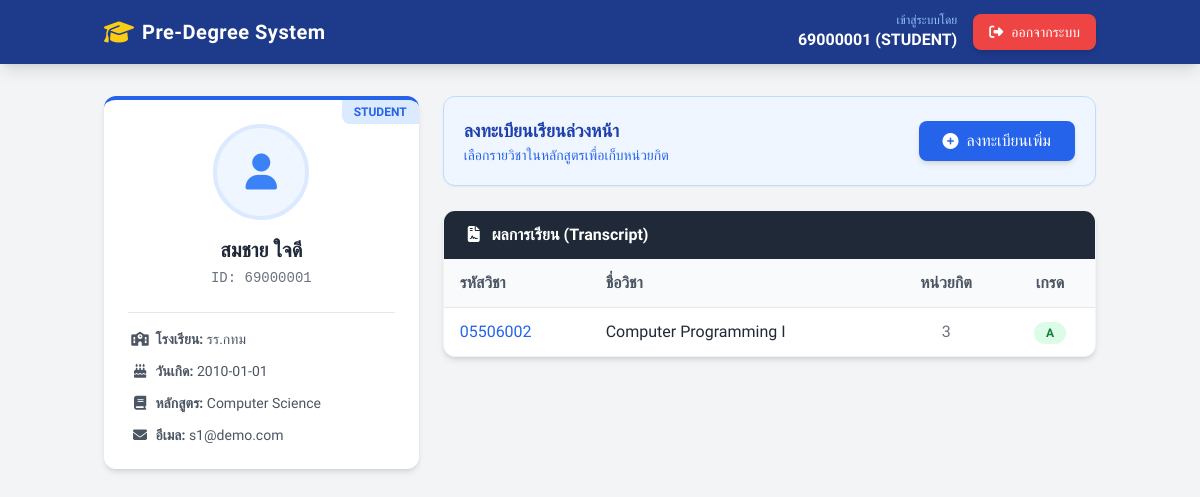
/student/profile (signed in), run on the app's committed database.
### tables this page shows
CREATE TABLE students (
    id TEXT PRIMARY KEY, -- รหัส 8 หลัก เริ่มต้น 69xxxxxx
    prefix TEXT NOT NULL,
    first_name TEXT NOT NULL,
    last_name TEXT NOT NULL,
    dob DATE NOT NULL,   -- ใช้คำนวณอายุ (ข้อ 4: ต้อง >= 15 ปี)
    school TEXT NOT NULL,
    email TEXT NOT NULL,
    curriculum_id TEXT NOT NULL,
    password TEXT DEFAULT '1234' -- รหัสผ่านเบื้องต้น
);

CREATE TABLE registered_subjects (
    student_id TEXT NOT NULL,
    subject_id TEXT NOT NULL,
    grade TEXT CHECK (grade IN ('A', 'B+', 'B', 'C+', 'C', 'D+', 'D', 'F', NULL)),
    PRIMARY KEY (student_id, subject_id),
    FOREIGN KEY (student_id) REFERENCES students (id),
    FOREIGN KEY (subject_id) REFERENCES subjects (id)
);

CREATE TABLE subjects (
    id TEXT PRIMARY KEY, -- รหัส 8 หลัก เริ่ม 0550 (คณะ) หรือ 9069 (GenEd)
    name TEXT NOT NULL,
    credit INTEGER NOT NULL CHECK (credit > 0),
    instructor TEXT NOT NULL,
    prerequisite_id TEXT -- รหัสวิชาบังคับก่อน (ถ้ามี)
);

### app.py (the view)
@app.route('/student/profile')
def student_profile():
    if session.get('user_type') != 'student': return redirect(url_for('login'))
    target_id = request.args.get('id', session['user_id'])
    if session['user_type'] == 'student' and target_id != session['user_id']:
        return "Unauthorized Access", 403
    conn = get_db_connection()
    student = conn.execute('SELECT * FROM students WHERE id = ?', (target_id,)).fetchone()
    registered = conn.execute('''
        SELECT s.id, s.name, s.credit, r.grade
        FROM registered_subjects r
        JOIN subjects s ON r.subject_id = s.id
        WHERE r.student_id = ?
    ''', (target_id,)).fetchall()
    curriculum = conn.execute('SELECT DISTINCT curriculum_name FROM subject_structure WHERE curriculum_id = ?',
                              (student['curriculum_id'],)).fetchone()
    conn.close()
    return render_template('student_profile.html', student=student, registered=registered, curriculum=curriculum)

### models.py (called while the page is built)
def get_db_connection():
    conn = sqlite3.connect(DB_NAME)
    conn.row_factory = sqlite3.Row
    return conn

### templates/student_profile.html (shortened to what this page needs)
{% extends "layout.html" %}
{% block content %}
<div class="grid grid-cols-1 md:grid-cols-3 gap-6">
    <div class="md:col-span-1">
        <div class="bg-white p-6 rounded-xl shadow-md text-center border-t-4 border-blue-600 relative overflow-hidden">
            <div class="absolute top-0 right-0 bg-blue-100 text-blue-600 px-3 py-1 rounded-bl-lg text-xs font-bold">STUDENT</div>
            <div class="w-24 h-24 bg-blue-50 rounded-full mx-auto flex items-center justify-center mb-4 border-4 border-blue-100">
                <i class="fa-solid fa-user text-4xl text-blue-500"></i>
            </div>
            <h3 class="text-xl font-bold text-gray-800 mb-1">{{ student.first_name }} {{ student.last_name }}</h3>
            <p class="text-gray-500 mb-6 font-mono text-sm">ID: {{ student.id }}</p>
            <div class="text-left space-y-3 text-sm border-t pt-4 text-gray-600">
                <p><i class="fa-solid fa-school w-6 text-center"></i> <strong>โรงเรียน:</strong> {{ student.school }}</p>
                <p><i class="fa-solid fa-cake-candles w-6 text-center"></i> <strong>วันเกิด:</strong> {{ student.dob }}</p>
                <p><i class="fa-solid fa-book w-6 text-center"></i> <strong>หลักสูตร:</strong> {{ curriculum.curriculum_name }}</p>
                <p><i class="fa-solid fa-envelope w-6 text-center"></i> <strong>อีเมล:</strong> {{ student.email }}</p>
            </div>
        </div>
    </div>
    <div class="md:col-span-2 space-y-6">
        {% if session.user_type == 'student' %}
        <div class="bg-blue-50 p-5 rounded-xl border border-blue-200 flex flex-col sm:flex-row justify-between items-center gap-4 shadow-sm">
            <div>
                <h4 class="font-bold text-blue-800 text-lg">ลงทะเบียนเรียนล่วงหน้า</h4>
                <p class="text-sm text-blue-600">เลือกรายวิชาในหลักสูตรเพื่อเก็บหน่วยกิต</p>
            </div>
            <a href="{{ url_for('register') }}" class="bg-blue-600 text-white px-6 py-2 rounded-lg hover:bg-blue-700 shadow-md transition flex items-center gap-2">
                <i class="fa-solid fa-plus-circle"></i> ลงทะเบียนเพิ่ม
            </a>
        </div>
        {% endif %}
        <div class="bg-white rounded-xl shadow-md overflow-hidden border border-gray-100">
            <div class="bg-gray-800 text-white px-6 py-3 flex justify-between items-center">
                <h4 class="font-bold"><i class="fa-solid fa-file-contract mr-2"></i> ผลการเรียน (Transcript)</h4>
            </div>
            <div class="p-0">
                <table class="min-w-full">
                    <thead class="bg-gray-50 border-b">
                        <tr>
                            <th class="py-3 px-4 text-left font-semibold text-gray-600">รหัสวิชา</th>
                            <th class="py-3 px-4 text-left font-semibold text-gray-600">ชื่อวิชา</th>
                            <th class="py-3 px-4 text-center font-semibold text-gray-600">หน่วยกิต</th>
                            <th class="py-3 px-4 text-center font-semibold text-gray-600">เกรด</th>
                        </tr>
                    </thead>
                    <tbody class="divide-y divide-gray-100">
                        {% for r in registered %}
                        <tr class="hover:bg-gray-50">
                            <td class="py-3 px-4 text-blue-600 font-medium">{{ r.id }}</td>
                            <td class="py-3 px-4">{{ r.name }}</td>
                            <td class="py-3 px-4 text-center text-gray-500">{{ r.credit }}</td>
                            <td class="py-3 px-4 text-center">
                                {% if r.grade == 'A' %}
                                    <span class="bg-green-100 text-green-700 px-3 py-1 rounded-full text-xs font-bold">A</span>
                                {% elif r.grade == 'F' %}
                                    <span class="bg-red-100 text-red-700 px-3 py-1 rounded-full text-xs font-bold">F</span>
                                {% elif r.grade %}
                                    <span class="bg-green-50 text-green-600 px-3 py-1 rounded-full text-xs font-bold">{{ r.grade }}</span>
                                {% else %}
                                    <span class="bg-yellow-100 text-yellow-700 px-3 py-1 rounded-full text-xs font-bold">รอเกรด</span>
                                {% endif %}
                            </td>
                        </tr>
                        {% endfor %}
                    </tbody>
                </table>
            </div>
        </div>
    </div>
</div>
{% endblock %}

### templates/layout.html (style rules this page uses)
body { font-family: 'Sarabun', sans-serif; background-color: #f3f4f6; }

### data on the page
students: first_name "สมชาย", last_name "ใจดี", id "69000001", school "รร.กทม", dob "2010-01-01", email "s1@demo.com"
registered_subjects: id "05506002", name "Computer Programming I", credit "3", grade "A"

### other printed values
{{ session.get('user_id') }} "69000001"
{{ session.get('user_type')|upper }} "STUDENT"
{{ curriculum.curriculum_name }} "Computer Science"
